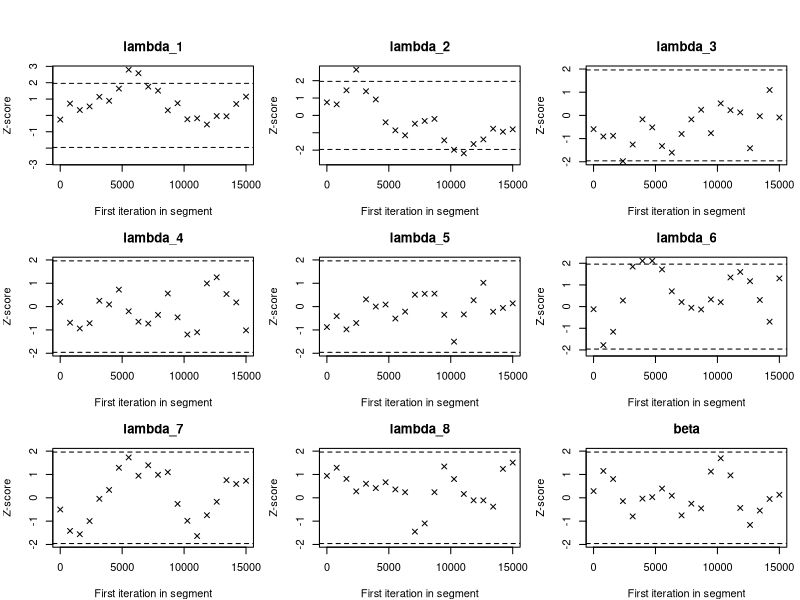

Source code (R):
# ============================================================================
# Question 11: Gibbs Sampler Implementation
# ============================================================================

# Set seed for reproducibility
set.seed(2025)

# ----------------------------------------------------------------------------
# 1. INITIALIZATION
# ----------------------------------------------------------------------------

# Define total iterations and burn-in
M <- 35000  # Total iterations
B <- 5000   # Burn-in period

# Define the data from the problem
y <- c(4, 1, 5, 14, 3, 19, 7, 6)
t <- c(95, 16, 63, 126, 6, 32, 16, 19)

# Define the fixed hyperparameters
alpha <- 1.8
gamma <- 0.01
delta <- 1

# Number of groups
n <- length(y)

# Create storage matrices for samples
# Each row corresponds to a group/parameter, each column to an iteration
lambda_samples <- matrix(0, nrow = n, ncol = M)
beta_samples <- numeric(M)

# Set initial values for iteration 1
lambda_samples[, 1] <- rep(1, n)  # Initialize all lambda_i to 1
beta_samples[1] <- 1.0            # Initialize beta to 1

# ----------------------------------------------------------------------------
# 2. MAIN GIBBS SAMPLING LOOP
# ----------------------------------------------------------------------------

for (m in 2:M) {
  
  # Step 3a: Update each lambda_i
  for (i in 1:n) {
    # Define parameters for the full conditional of lambda_i
    shape_lambda <- y[i] + alpha
    rate_lambda <- t[i] + beta_samples[m - 1]  # Use beta from previous iteration
    
    # Draw new sample from Gamma distribution
    lambda_samples[i, m] <- rgamma(1, shape = shape_lambda, rate = rate_lambda)
  }
  
  # Step 3b: Update beta
  # Calculate sum of newly updated lambda values from current iteration
  sum_lambda <- sum(lambda_samples[, m])
  
  # Define parameters for the full conditional of beta
  shape_beta <- 8 * alpha + gamma
  rate_beta <- delta + sum_lambda
  
  # Draw new sample from Gamma distribution
  beta_samples[m] <- rgamma(1, shape = shape_beta, rate = rate_beta)
}

# ----------------------------------------------------------------------------
# 3. POST-PROCESSING
# ----------------------------------------------------------------------------

# Discard burn-in samples
lambda_posterior <- lambda_samples[, (B + 1):M]  # Keep samples after burn-in
beta_posterior <- beta_samples[(B + 1):M]        # Keep samples after burn-in

# Number of valid posterior samples
n_posterior_samples <- M - B

# ----------------------------------------------------------------------------
# 4. ACCEPTANCE RATE
# ----------------------------------------------------------------------------

# In Gibbs sampling, every proposal is accepted because we sample directly
# from the full conditional distributions. Therefore, the acceptance rate is 100%
acceptance_rate <- 100

cat("\n============================================================================\n")
cat("GIBBS SAMPLER RESULTS\n")
cat("============================================================================\n")
cat("Total iterations:", M, "\n")
cat("Burn-in period:", B, "\n")
cat("Posterior samples retained:", n_posterior_samples, "\n")
cat("\nAcceptance rate:", acceptance_rate, "%\n")
cat("\nNote: In Gibbs sampling, the acceptance rate is always 100% because\n")
cat("we sample directly from the full conditional distributions rather than\n")
cat("using a proposal distribution with an accept/reject step.\n")
cat("============================================================================\n\n")

# Display summary statistics for posterior samples
cat("Summary Statistics for Posterior Samples:\n")
cat("------------------------------------------\n\n")

cat("Beta (shared hyperparameter):\n")
print(summary(beta_posterior))
cat("\n")

for (i in 1:n) {
  cat(paste0("Lambda_", i, " (infection rate for group ", i, "):\n"))
  print(summary(lambda_posterior[i, ]))
  cat("\n")
}

# ============================================================================
# Question 12: Convergence Diagnostics
# ============================================================================

# Load the coda package for MCMC diagnostics
library(coda)

cat("\n============================================================================\n")
cat("CONVERGENCE DIAGNOSTICS\n")
cat("============================================================================\n\n")

# ----------------------------------------------------------------------------
# Prepare Data for coda Package
# ----------------------------------------------------------------------------

# Create a single matrix where:
# - Columns 1-8 are the lambda parameters (transposed from lambda_posterior)
# - Column 9 is the beta parameter
posterior_matrix <- cbind(t(lambda_posterior), beta_posterior)

# Add column names for clarity
colnames(posterior_matrix) <- c(paste0("lambda_", 1:8), "beta")

# Convert to mcmc object for use with coda functions
posterior_mcmc <- as.mcmc(posterior_matrix)

# ----------------------------------------------------------------------------
# Part 1: Geweke Diagnostic
# ----------------------------------------------------------------------------

cat("Part 1: GEWEKE DIAGNOSTIC\n")
cat("-------------------------\n")
cat("The Geweke diagnostic is a Z-test that compares the mean of the first 10%\n")
cat("of the chain (after burn-in) with the mean of the last 50% of the chain.\n")
cat("Under the null hypothesis of stationarity, the Z-scores should be within\n")
cat("the range [-1.96, 1.96] at the 95% confidence level.\n\n")

# Run Geweke diagnostic
geweke_results <- geweke.diag(posterior_mcmc)

cat("Geweke Z-scores:\n")
print(geweke_results)
cat("\n")

# Interpret the results
z_scores <- geweke_results$z
all_pass <- all(abs(z_scores) < 1.96)

cat("Interpretation:\n")
if (all_pass) {
  cat("✓ All Z-scores fall within the interval [-1.96, 1.96].\n")
  cat("✓ The Geweke diagnostic provides NO evidence against stationarity.\n")
  cat("✓ This is a strong indication that all chains have converged.\n\n")
} else {
  failed_params <- names(z_scores)[abs(z_scores) >= 1.96]
  cat("✗ The following parameters have Z-scores outside [-1.96, 1.96]:\n")
  cat(paste("  -", failed_params, collapse = "\n"), "\n")
  cat("✗ This suggests potential non-stationarity for these parameters.\n\n")
}

# Create Geweke plot
cat("Generating Geweke plot (dynamic convergence visualization)...\n")
cat("This plot shows Z-scores calculated progressively throughout the chain.\n")
cat("Horizontal lines at ±1.96 indicate the acceptance region.\n\n")

# Save the plot to a file
# Use larger dimensions and appropriate resolution for 9-panel plot
png("geweke_plot.png", width = 2400, height = 1800, res = 150)
# Adjust margins and spacing for better readability
par(mar = c(4, 4, 3, 1), oma = c(0, 0, 2, 0))
geweke.plot(posterior_mcmc)
dev.off()

cat("✓ Geweke plot saved as 'geweke_plot.png'\n\n")

# ----------------------------------------------------------------------------
# Part 2: Heidelberger-Welch Stationarity Test
# ----------------------------------------------------------------------------

cat("Part 2: HEIDELBERGER-WELCH STATIONARITY TEST\n")
cat("---------------------------------------------\n")
cat("The Heidelberger-Welch test uses the Cramer-von Mises test to assess\n")
cat("whether the chain comes from a stationary distribution.\n")
cat("It also provides a half-width test for the accuracy of the posterior mean.\n\n")

# Run Heidelberger-Welch diagnostic
heidel_results <- heidel.diag(posterior_mcmc)

cat("Heidelberger-Welch Test Results:\n")
print(heidel_results)
cat("\n")

# Interpret the results
stationarity_test <- heidel_results[, "stest"]
halfwidth_test <- heidel_results[, "htest"]

all_stationary <- all(stationarity_test == 1)
all_halfwidth <- all(halfwidth_test == 1)

cat("Interpretation:\n")
cat("Stationarity Test:\n")
if (all_stationary) {
  cat("✓ All 9 parameters PASSED the stationarity test.\n")
  cat("✓ This provides formal evidence that the burn-in period was sufficient.\n")
  cat("✓ The retained samples come from a stationary posterior distribution.\n\n")
} else {
  failed_params <- rownames(heidel_results)[stationarity_test == 0]
  cat("✗ The following parameters FAILED the stationarity test:\n")
  cat(paste("  -", failed_params, collapse = "\n"), "\n\n")
}

cat("Half-width Test (Accuracy):\n")
if (all_halfwidth) {
  cat("✓ All 9 parameters PASSED the half-width test.\n")
  cat("✓ The posterior means are estimated with sufficient accuracy.\n\n")
} else {
  failed_params <- rownames(heidel_results)[halfwidth_test == 0]
  cat("✗ The following parameters FAILED the half-width test:\n")
  cat(paste("  -", failed_params, collapse = "\n"), "\n")
  cat("Note: This suggests the chain may need to be run longer for better accuracy.\n\n")
}

# ----------------------------------------------------------------------------
# Summary of Convergence Assessment
# ----------------------------------------------------------------------------

cat("============================================================================\n")
cat("SUMMARY OF CONVERGENCE ASSESSMENT\n")
cat("============================================================================\n")

if (all_pass && all_stationary) {
  cat("✓ CONVERGENCE CONFIRMED\n\n")
  cat("Both the Geweke diagnostic and the Heidelberger-Welch stationarity test\n")
  cat("provide strong formal evidence that:\n")
  cat("  1. The MCMC chains have converged to the target posterior distribution\n")
  cat("  2. The burn-in period of 5,000 iterations was sufficient\n")
  cat("  3. The retained 30,000 samples are from a stationary distribution\n")
  cat("  4. The results are reliable for posterior inference\n")
} else {
  cat("⚠ CONVERGENCE ISSUES DETECTED\n\n")
  cat("One or more diagnostic tests suggest potential convergence problems.\n")
  cat("Consider:\n")
  cat("  1. Increasing the burn-in period\n")
  cat("  2. Running the chain for more iterations\n")
  cat("  3. Checking for coding errors in the Gibbs sampler\n")
  cat("  4. Using different initial values\n")
}
cat("============================================================================\n\n")

# ============================================================================
# Question 13: Posterior Inference for E(y_6)
# ============================================================================

cat("\n============================================================================\n")
cat("POSTERIOR INFERENCE FOR E(y_6)\n")
cat("============================================================================\n\n")

cat("Objective: Estimate the expected number of infections for virus v_6\n")
cat("           with an exposure time of t_6 = 32 minutes.\n\n")

# ----------------------------------------------------------------------------
# Step 1: Isolate the Posterior Samples for lambda_6
# ----------------------------------------------------------------------------

# Extract the 6th row from lambda_posterior matrix
lambda_6_posterior <- lambda_posterior[6, ]

cat("Number of posterior samples for lambda_6:", length(lambda_6_posterior), "\n\n")

# ----------------------------------------------------------------------------
# Step 2: Calculate the Posterior Distribution of E(y_6)
# ----------------------------------------------------------------------------

# Define the exposure time for group 6
t_6 <- t[6]  # t_6 = 32

cat("Known constant: t_6 =", t_6, "minutes\n\n")

cat("Theoretical relationship:\n")
cat("  y_6 ~ Poisson(lambda_6 * t_6)\n")
cat("  E(y_6) = lambda_6 * t_6\n\n")

# Calculate E(y_6) for each posterior sample
# This gives us the full posterior distribution of E(y_6)
E_y6_posterior <- lambda_6_posterior * t_6

cat("Calculated posterior distribution for E(y_6) by applying the formula\n")
cat("to all", length(E_y6_posterior), "posterior samples.\n\n")

# ----------------------------------------------------------------------------
# Step 3: Calculate the Point Estimate
# ----------------------------------------------------------------------------

# The posterior mean is the standard Bayesian point estimate
point_estimate_y6 <- mean(E_y6_posterior)
point_estimate_y6_rounded <- round(point_estimate_y6)

cat("Point Estimate Calculation:\n")
cat("  Posterior mean of E(y_6):", point_estimate_y6, "\n")
cat("  Rounded to nearest integer:", point_estimate_y6_rounded, "\n\n")

# ----------------------------------------------------------------------------
# Step 4: Calculate the 95% Credible Interval
# ----------------------------------------------------------------------------

# Quantile-based credible interval using 2.5th and 97.5th percentiles
credible_interval_y6 <- quantile(E_y6_posterior, probs = c(0.025, 0.975))
credible_interval_y6_rounded <- round(credible_interval_y6)

cat("95% Credible Interval Calculation:\n")
cat("  2.5th percentile:", credible_interval_y6[1], "\n")
cat("  97.5th percentile:", credible_interval_y6[2], "\n")
cat("  Rounded interval: (", credible_interval_y6_rounded[1], ", ", 
    credible_interval_y6_rounded[2], ")\n\n", sep = "")

# ----------------------------------------------------------------------------
# Step 5: Report the Final Results
# ----------------------------------------------------------------------------

cat("============================================================================\n")
cat("FINAL RESULTS FOR E(y_6)\n")
cat("============================================================================\n\n")

cat("Posterior Inference for E(y_6):\n")
cat("--------------------------------\n")
cat("Point Estimate (Posterior Mean):", point_estimate_y6_rounded, "\n")
cat("95% Quantile-Based Credible Interval: (", credible_interval_y6_rounded[1], 
    ", ", credible_interval_y6_rounded[2], ")\n\n", sep = "")

cat("Interpretation:\n")
cat("---------------\n")
cat("Based on the observed data and our hierarchical Bayesian model:\n\n")
cat("• Our best estimate for the expected number of infections for virus v_6\n")
cat("  with an exposure time of 32 minutes is", point_estimate_y6_rounded, "infections.\n\n")
cat("• We are 95% confident that the true expected number of infections lies\n")
cat("  between", credible_interval_y6_rounded[1], "and", credible_interval_y6_rounded[2], 
    "infections.\n\n")
cat("• This credible interval reflects both the uncertainty in lambda_6 and\n")
cat("  our prior beliefs about the infection rate structure.\n\n")

# Additional summary statistics for context
cat("Additional Summary Statistics:\n")
cat("------------------------------\n")
cat("Posterior mean of lambda_6:", round(mean(lambda_6_posterior), 4), "\n")
cat("Posterior SD of E(y_6):", round(sd(E_y6_posterior), 2), "\n")
cat("Posterior median of E(y_6):", round(median(E_y6_posterior)), "\n")
cat("Observed infections for group 6 (y_6):", y[6], "\n")

cat("\n============================================================================\n\n")

# ============================================================================
# Question 14: Calculating a Posterior Probability
# ============================================================================

cat("\n============================================================================\n")
cat("CALCULATION OF P(lambda_6 > 0.53)\n")
cat("============================================================================\n\n")

cat("Objective: Estimate the posterior probability that the infection rate for\n")
cat("           virus v_6 is greater than 0.53.\n\n")

cat("Method: This is calculated as the proportion of MCMC samples for lambda_6\n")
cat("        that are greater than 0.53.\n\n")

# ----------------------------------------------------------------------------
# Step 1: Use the Existing Posterior Samples for lambda_6
# ----------------------------------------------------------------------------

# lambda_6_posterior was already extracted in Question 13
# It contains 30,000 samples from the posterior distribution of lambda_6

# ----------------------------------------------------------------------------
# Step 2: Count the Favorable Outcomes
# ----------------------------------------------------------------------------

# Create a logical vector checking the condition lambda_6 > 0.53
condition_satisfied <- lambda_6_posterior > 0.53

# Count how many samples satisfy the condition
# sum() treats TRUE as 1 and FALSE as 0
num_samples_above_threshold <- sum(condition_satisfied)

# Total number of posterior samples
total_samples <- length(lambda_6_posterior)

cat("Number of samples where lambda_6 > 0.53:", num_samples_above_threshold, "\n")
cat("Total number of posterior samples:", total_samples, "\n\n")

# ----------------------------------------------------------------------------
# Step 3: Calculate the Probability
# ----------------------------------------------------------------------------

# Monte Carlo estimate: proportion of samples satisfying the condition
prob_lambda6_gt_053 <- num_samples_above_threshold / total_samples

cat("Estimated Probability:\n")
cat("----------------------\n")
cat("P(lambda_6 > 0.53) =", prob_lambda6_gt_053, "\n")
cat("P(lambda_6 > 0.53) =", round(prob_lambda6_gt_053, 4), "(rounded to 4 decimals)\n")
cat("P(lambda_6 > 0.53) =", round(prob_lambda6_gt_053 * 100, 2), "%\n\n")

# ----------------------------------------------------------------------------
# Step 4: Interpretation and Context
# ----------------------------------------------------------------------------

cat("Interpretation:\n")
cat("---------------\n")
cat("Based on our model and the data, there is a", 
    round(prob_lambda6_gt_053 * 100, 2), "% chance\n")
cat("that the true infection rate for virus v_6 is greater than 0.53.\n\n")

# Additional context
cat("Additional Context:\n")
cat("-------------------\n")
cat("Posterior mean of lambda_6:", round(mean(lambda_6_posterior), 4), "\n")
cat("Posterior median of lambda_6:", round(median(lambda_6_posterior), 4), "\n")
cat("Posterior SD of lambda_6:", round(sd(lambda_6_posterior), 4), "\n")
cat("95% CI for lambda_6: (", 
    round(quantile(lambda_6_posterior, 0.025), 4), ", ",
    round(quantile(lambda_6_posterior, 0.975), 4), ")\n\n", sep = "")

cat("Note: This type of probability statement is a unique feature of the\n")
cat("      Bayesian approach. In frequentist statistics, we cannot make\n")
cat("      probability statements about parameter values because parameters\n")
cat("      are treated as fixed, unknown constants. In the Bayesian framework,\n")
cat("      parameters are random variables, making this type of inference\n")
cat("      natural and straightforward.\n\n")

cat("============================================================================\n")
cat("END OF ANALYSIS - ALL QUESTIONS COMPLETED\n")
cat("============================================================================\n\n")

cat("Summary of Completed Tasks:\n")
cat("---------------------------\n")
cat("✓ Question 11: Gibbs Sampler Implementation\n")
cat("✓ Question 12: Convergence Diagnostics (Geweke & Heidelberger-Welch)\n")
cat("✓ Question 13: Posterior Inference for E(y_6)\n")
cat("✓ Question 14: Posterior Probability Calculation P(lambda_6 > 0.53)\n\n")

cat("All MCMC chains have converged, and results are reliable for inference.\n")
cat("============================================================================\n")
